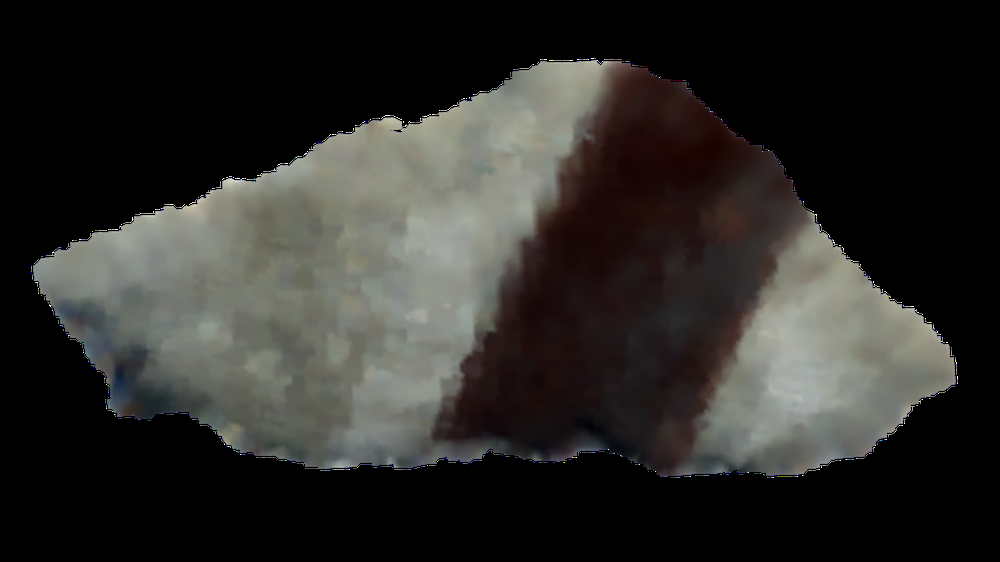
#> input picture poc/images/RPf_00102.png, 1000 x 562 px, shrunk from 1920 x 1080 before the run, found by its file name
$ jupyter execute --allow-errors 2_Fourier_Filtering.ipynb   (shell and % lines are left out)
#> lines starting #> are read from the running program, lines starting #| are printed output that depends on the picture
[cell 1]
import cv2
import matplotlib.pyplot as plt
import numpy as np
from itertools import chain
from copy import deepcopy
from scipy import signal, ndimage
import ipywidgets as widgets
from ipywidgets import interact,Layout

[cell 2]
cat_bars = cv2.imread('RPf_00152_obj.png',0) # Reads the original grayscale image
#======= Replace with code to get the cat out of the bars
#> (the rest of this cell did not finish here and is left out)

#> (a cell that did not finish here is left out)

[cell 4]


cat_bars = cv2.imread('RPf_00152_obj.png',0) # Reads the original grayscale image
#======= Replace with code to get the cat out of the bars
#> (the rest of this cell did not finish here and is left out)

# New Experiment

[cell 5]
img = cv2.imread('RPf_00152_obj.png')
#> (the rest of this cell did not finish here and is left out)

[cell 6]
# [16 lines left out: functions fourier_trans, plot_fourier, not called in this run]
#     for img, ax, title in zip([img, amplitude, img_filtered],
#                               axes.flatten(),
#                               ["img", "Filtered Amplitude Spectrum", "img filtered"]):
#         ax.imshow(img, cmap='gray')
#         ax.set_title(title)

#> (a cell that did not finish here is left out)

#> (a cell that did not finish here is left out)

[cell 9]
# [29 lines left out: functions build_circle_mask, build_rectangle_low_pass, mask_fourier, not called in this run]

#> (a cell that did not finish here is left out)

#> (a cell that did not finish here is left out)

#> (a cell that did not finish here is left out)

#> (a cell that did not finish here is left out)

# RPf_00102.png

[cell 14]
cat_bars = cv2.imread('RPf_00102.png',0) # Reads the original grayscale image
#> cat_bars: shape (562, 1000); min 0, max 255, mean 42.6
#======= Replace with code to get the cat out of the bars
img_fft = np.fft.fft2(cat_bars)
fshift = np.fft.fftshift(img_fft)

amplitude = 20 * np.log(np.abs(fshift) + 1) #np.zeros_like(cat_bars) # Replace with code to get the image’s amplitude spectrum
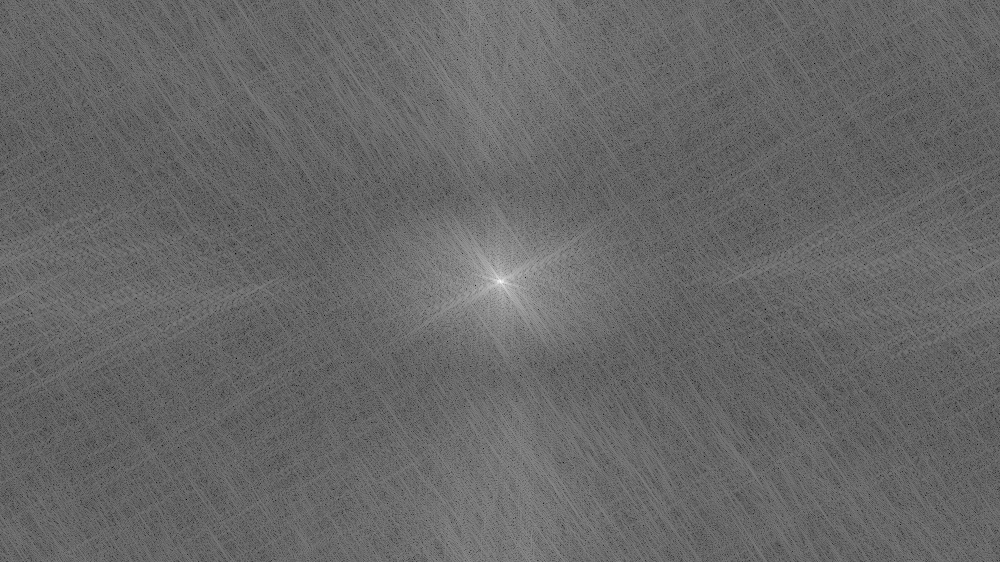
#> amplitude: shape (562, 1000) float64; min 48.29, max 339.8, mean 166.8; drawn with min black and max white

mask = np.zeros_like(cat_bars) # Replace with code to create the binary filter (mask)
rows,cols = cat_bars.shape
#> rows = 562; cols = 1000
crow,ccol = rows//2,cols//2
#> crow = 281; ccol = 500
mask_size = 8
mask[crow-mask_size:crow+mask_size,ccol-mask_size:ccol+mask_size] = 1

# [6 lines of commented-out code are left out]

fshift*=mask
amplitude_filtered = 20 * np.log(np.abs(fshift) + 1) # The amplitude spectrum after the filtering.
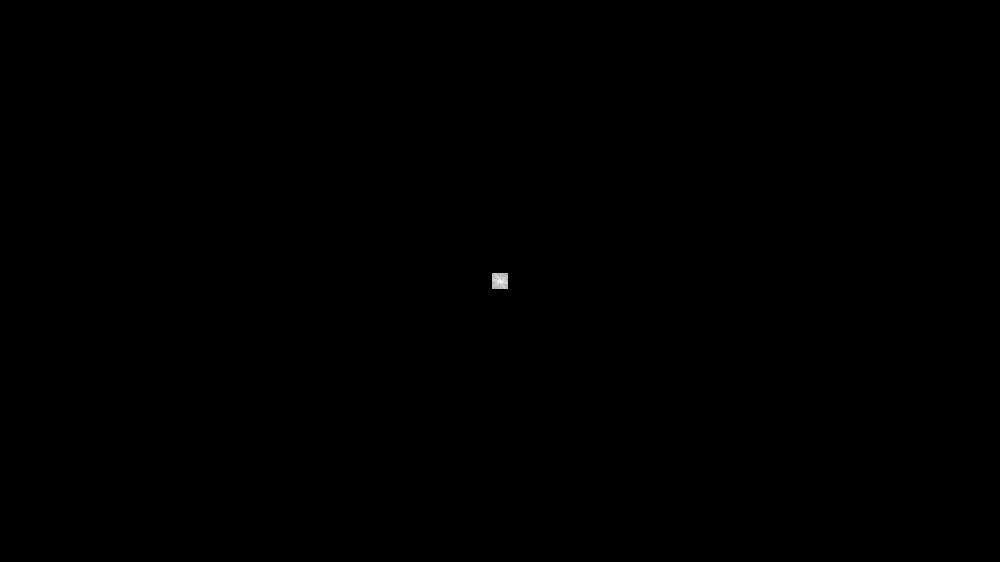
#> amplitude_filtered: shape (562, 1000) float64; min 0, max 339.8, mean 0.1; drawn with min black and max white
cat_out_of_bars = np.fft.ifft2(np.fft.ifftshift(fshift)) # Replace with code to get the cat out of bars (the filtered image)
#========

# Showing the 5 plots requested in this section
fig, axes = plt.subplots(2,3, figsize=(20, 10))
fig.delaxes(axes[1,2])
for img, ax, title in zip([cat_bars, amplitude, mask, amplitude_filtered, np.abs(cat_out_of_bars)],
                          chain.from_iterable(axes),
                          ["Cat in Bars", "Amplitude Spectrum", "Filter", "Filtered Amplitude Spectrum", "Cat Out of Bars"]):
    ax.imshow(img, cmap='gray')
    ax.set_title(title)
#> this loop made 5 passes
#> title on passes 1 to 5: 'Cat in Bars', 'Amplitude Spectrum', 'Filter', 'Filtered Amplitude Spectrum', 'Cat Out of Bars'
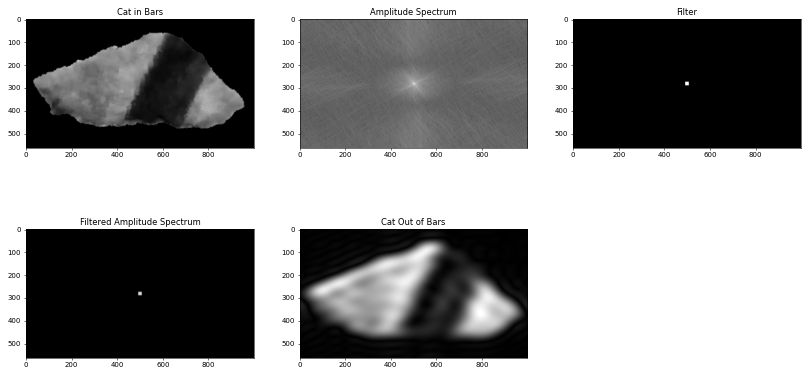
#> figure drawn by matplotlib, 5 panels

[cell 15]
cv2.imwrite("fourier_RPf_00102.png",abs(cat_out_of_bars))
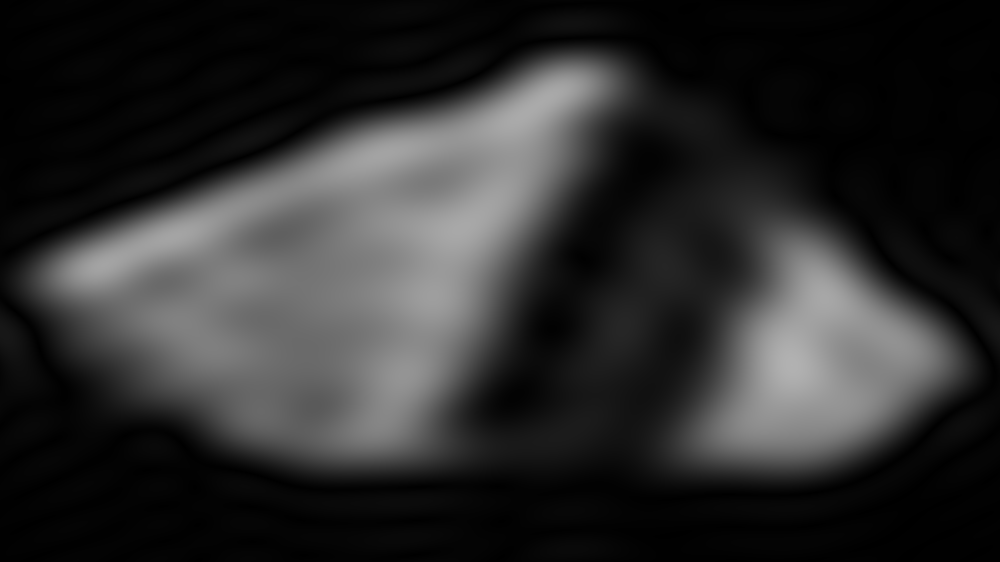
#> saved as fourier_RPf_00102.png: shape (562, 1000); min 0, max 178, mean 44.9
#> Out = True

$ run again, with poc/images/RPf_00004.png copied over poc/images/RPf_00102.png
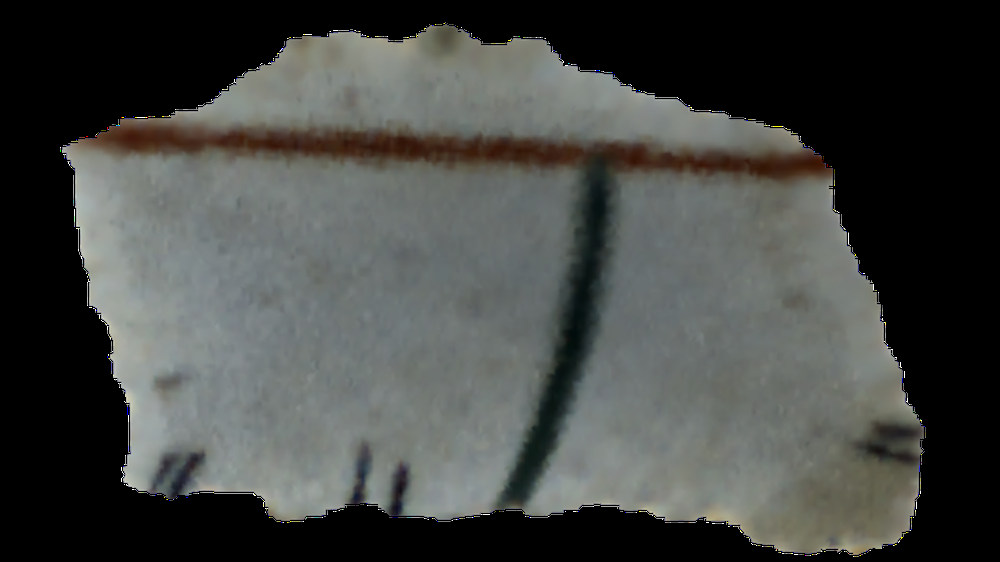
#> input picture poc/images/RPf_00004.png, 1000 x 562 px, shrunk from 1920 x 1080 before the run, found by its file name
#> `amplitude = 20 * np.log(np.abs(fshift) + 1)`:
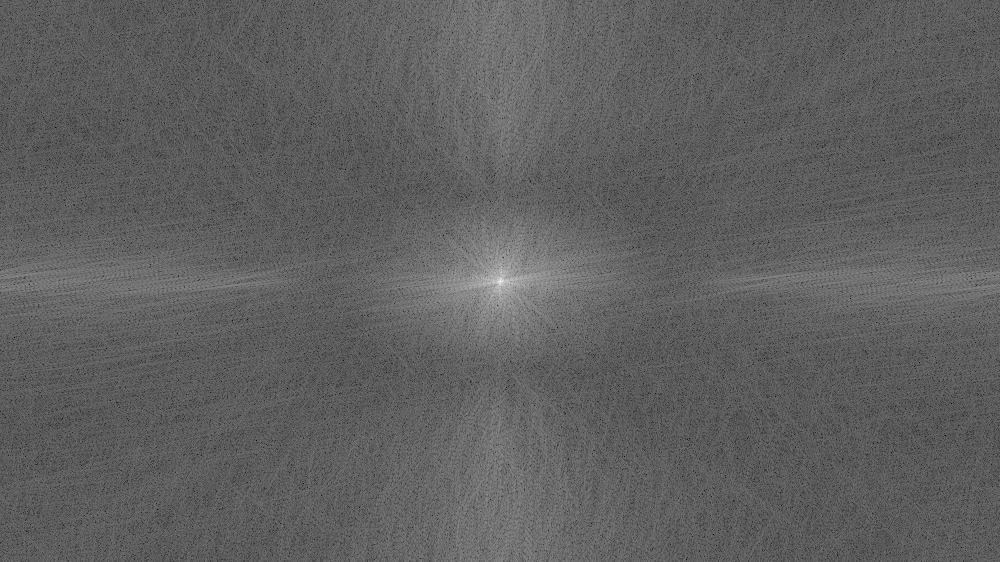
#> amplitude: shape (562, 1000) float64; min 60.07, max 349.4, mean 169.3; drawn with min black and max white
#> the loop `for img, ax, title in zip([cat_bars, amplitude, mask, amplitude_filter..` made 5 passes
#> title on passes 1 to 5: 'Cat in Bars', 'Amplitude Spectrum', 'Filter', 'Filtered Amplitude Spectrum', 'Cat Out of Bars'
#> `cv2.imwrite("fourier_RPf_00102.png",abs(cat_out_of_bars))`:
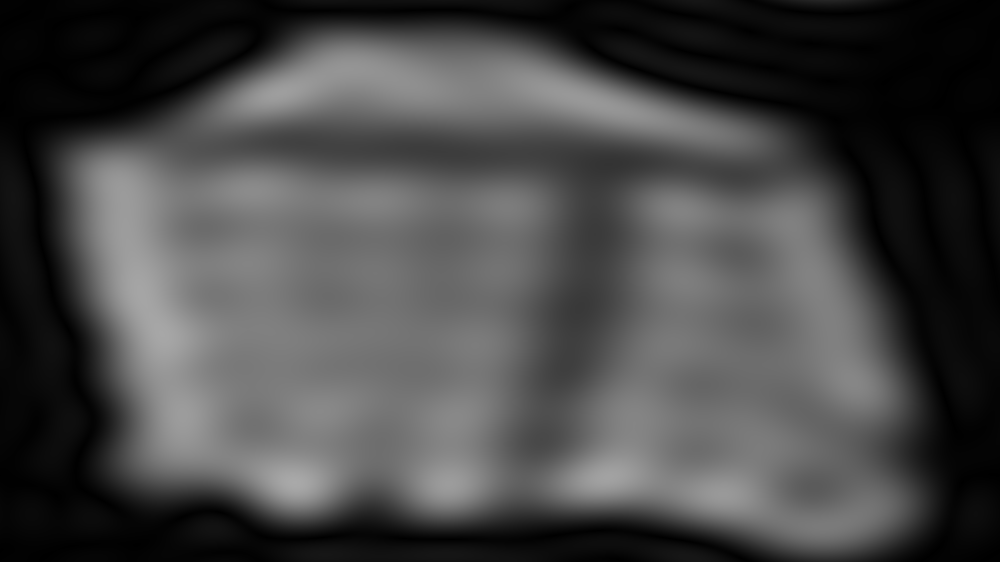
#> saved as fourier_RPf_00102.png: shape (562, 1000); min 0, max 169, mean 71.5
#> Out = True

$ run again, with poc/images/RPf_00006.png copied over poc/images/RPf_00102.png
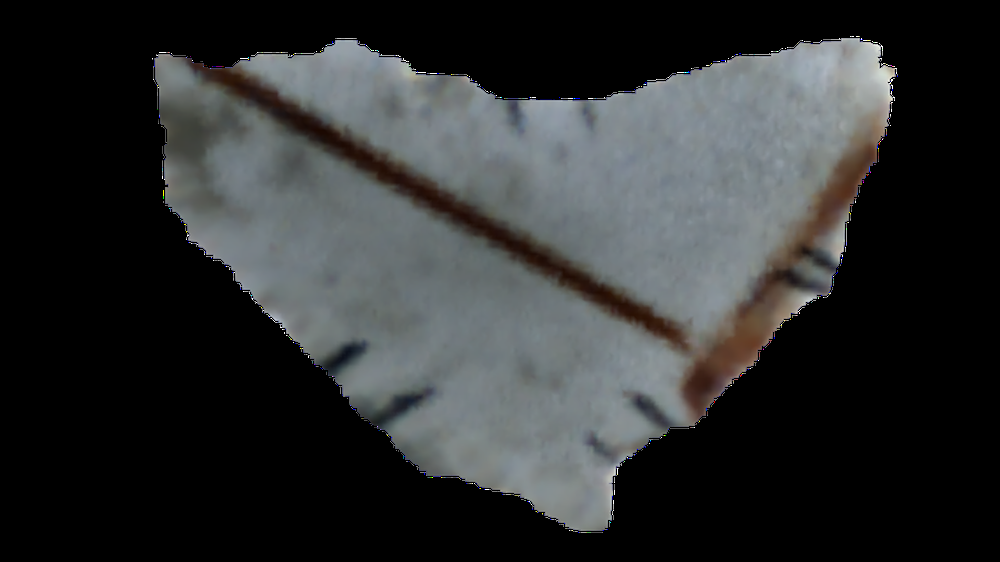
#> input picture poc/images/RPf_00006.png, 1000 x 562 px, shrunk from 1920 x 1080 before the run, found by its file name
#> the loop `for img, ax, title in zip([cat_bars, amplitude, mask, amplitude_filter..` made 5 passes
#> title on passes 1 to 5: 'Cat in Bars', 'Amplitude Spectrum', 'Filter', 'Filtered Amplitude Spectrum', 'Cat Out of Bars'
#> `cv2.imwrite("fourier_RPf_00102.png",abs(cat_out_of_bars))`:
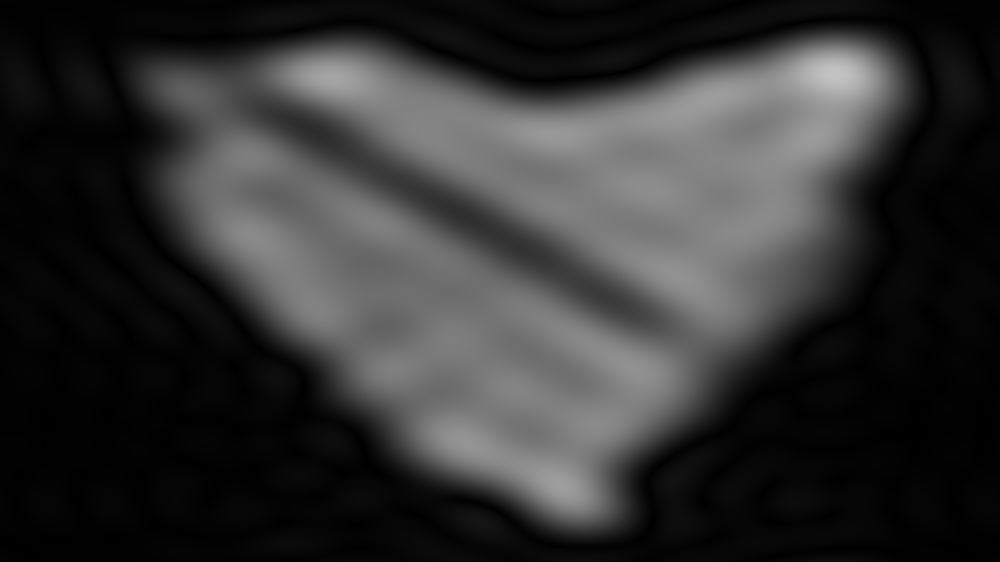
#> saved as fourier_RPf_00102.png: shape (562, 1000); min 0, max 195, mean 50.4
#> Out = True
